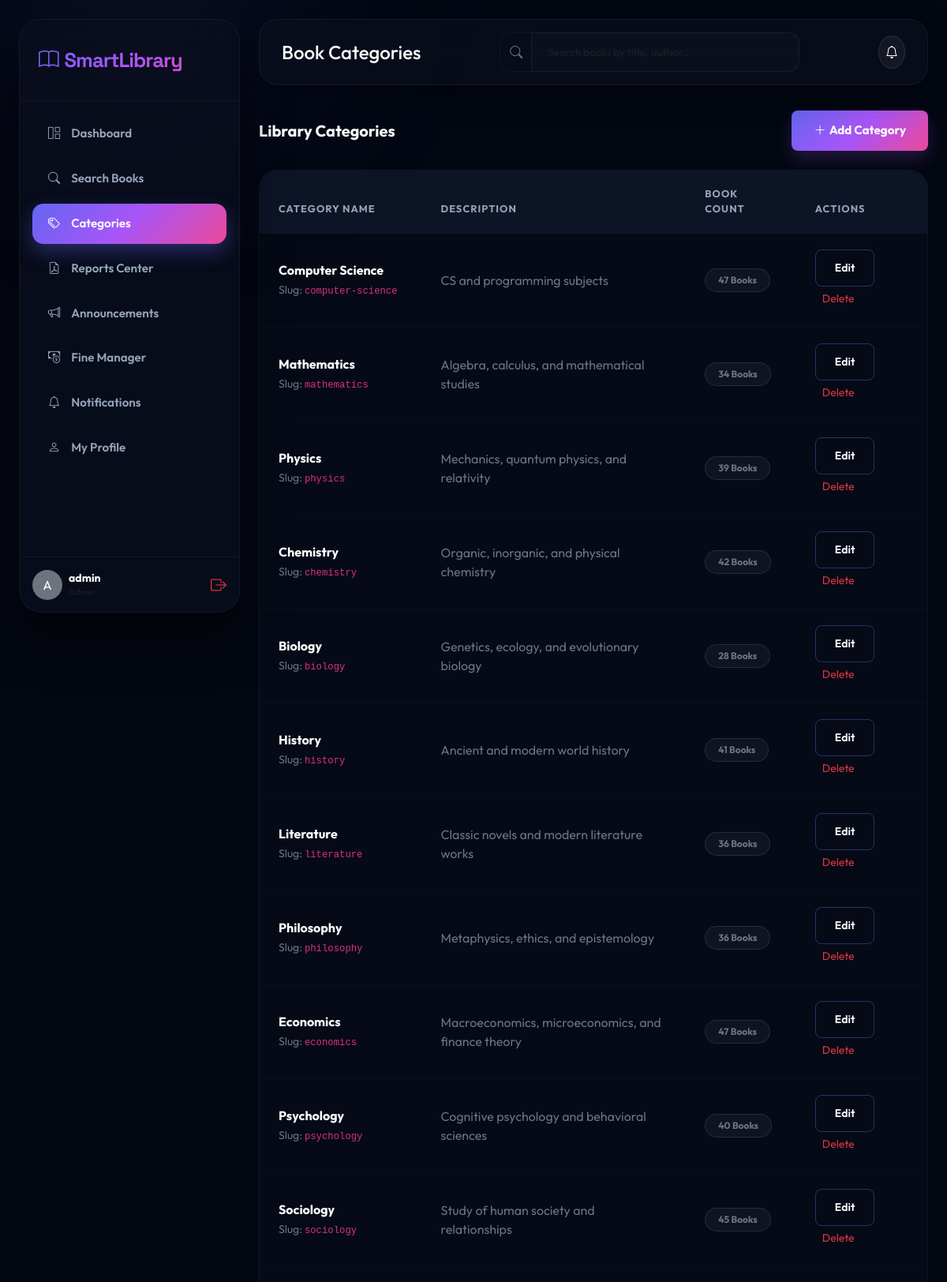
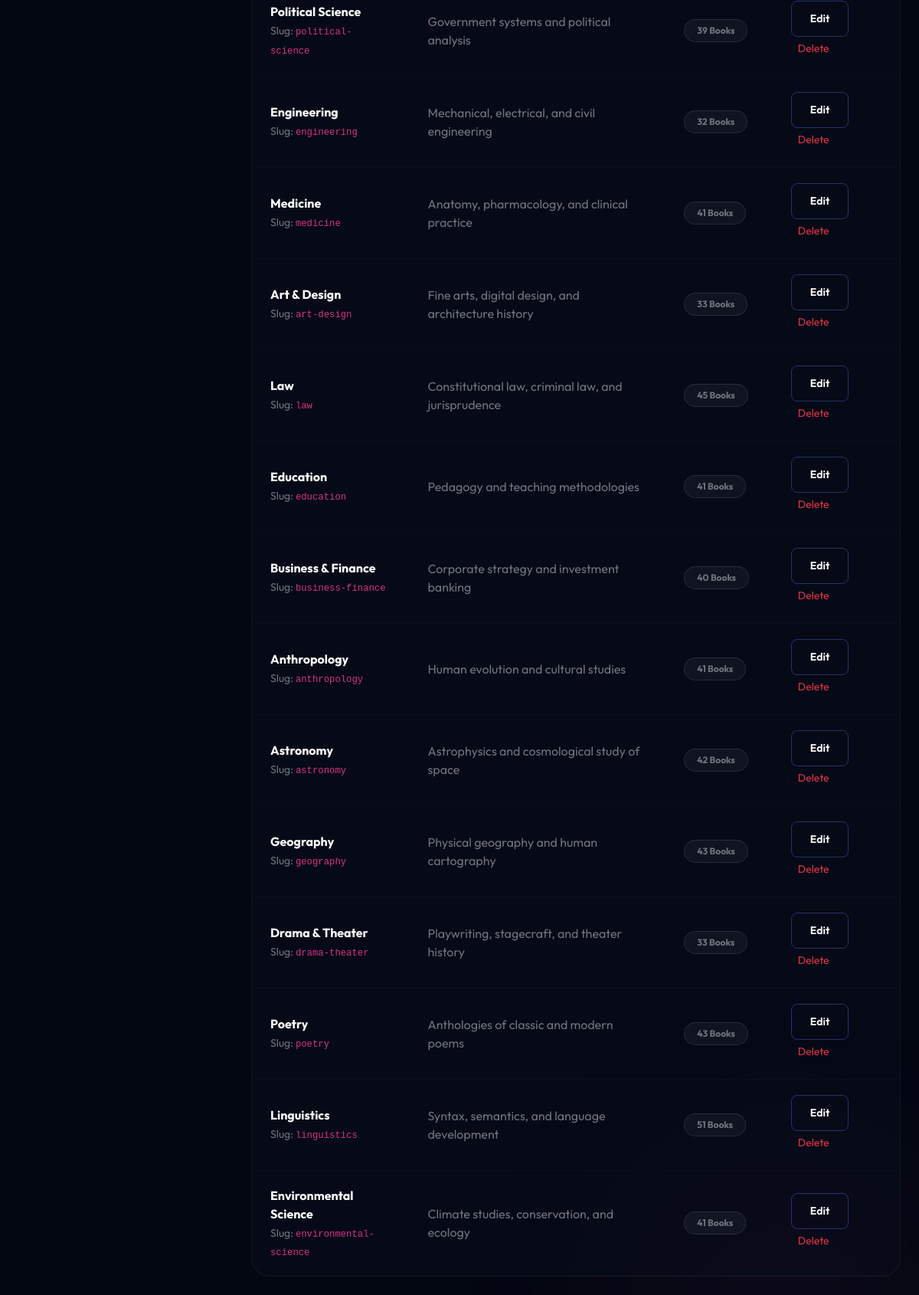
Page /categories/ (signed in) on the committed database (2 pictures, top to bottom).
### library/models.py (models this page shows, shortened)
class CustomUser(AbstractUser):
    ROLE_CHOICES = [
        ('admin', 'Admin/Librarian'),
        ('student', 'Student'),
        ('faculty', 'Faculty'),
    ]
    role = models.CharField(max_length=10, choices=ROLE_CHOICES, default='student')
    phone = models.CharField(max_length=15, blank=True, null=True)
    profile_picture = models.ImageField(upload_to='profiles/', blank=True, null=True)

class Category(models.Model):
    name = models.CharField(max_length=100, unique=True)
    slug = models.SlugField(max_length=120, unique=True)
    description = models.TextField(blank=True, null=True)
    class Meta:
        verbose_name_plural = "Categories"

### library/views.py (the view)
# urls.py: path('categories/', views.CategoryListView.as_view(), name='category_list'),
class CategoryListView(AdminRequiredMixin, ListView):
    model = Category
    template_name = 'library/category_list.html'
    context_object_name = 'categories'

### library/context_processors.py (called while the page is built)
def notifications(request):
    if request.user.is_authenticated:
        return {
            'unread_notifications_count': request.user.notifications.filter(is_read=False).count(),
            'latest_notifications': request.user.notifications.filter(is_read=False)[:5]
        }
    return {
        'unread_notifications_count': 0,
        'latest_notifications': []
    }

### library/views.py (called while the page is built)
def is_admin(user):
    return user.is_authenticated and user.role == 'admin'

    def test_func(self):
        return is_admin(self.request.user)

### library/templates/library/category_list.html (shortened to what this page needs)
{% extends 'base.html' %}
{% block page_title %}Book Categories{% endblock %}
{% block content %}
<div class="container-fluid p-0">
    <div class="d-flex justify-content-between align-items-center mb-4">
        <h5 class="fw-bold m-0 text-white">Library Categories</h5>
        {% if user.role == 'admin' %}
            <a href="{% url 'category_create' %}" class="btn btn-primary rounded-3"><i class="bi bi-plus-lg me-1"></i>Add Category</a>
        {% endif %}
    </div>
    {% if categories %}
        <div class="table-responsive table-custom-wrapper">
            <table class="table table-custom">
                <thead>
                    <tr>
                        <th>Category Name</th>
                        <th>Description</th>
                        <th>Book Count</th>
                        {% if user.role == 'admin' %}
                            <th>Actions</th>
                        {% endif %}
                    </tr>
                </thead>
                <tbody>
                    {% for cat in categories %}
                        <tr>
                            <td>
                                <div class="fw-bold text-white">{{ cat.name }}</div>
                                <small class="text-secondary">Slug: <code>{{ cat.slug }}</code></small>
                            </td>
                            <td class="text-secondary">{{ cat.description|default:"No description provided." }}</td>
                            <td>
                                <span class="badge bg-secondary bg-opacity-10 text-secondary border border-secondary border-opacity-25 rounded-pill px-3 py-2">{{ cat.books.count }} Books</span>
                            </td>
                            {% if user.role == 'admin' %}
                                <td>
                                    <a href="{% url 'category_edit' cat.slug %}" class="btn btn-outline-primary btn-sm rounded-3 me-1">Edit</a>
                                    <a href="{% url 'category_delete' cat.slug %}" class="btn btn-link text-danger btn-sm text-decoration-none">Delete</a>
                                </td>
                            {% endif %}
                        </tr>
                    {% endfor %}
                </tbody>
            </table>
        </div>
    {% else %}
        <div class="text-center py-5 glass-card rounded-4">
            <i class="bi bi-tags fs-1 text-secondary mb-3 d-block"></i>
            <h5 class="fw-bold text-white">No categories created yet</h5>
            <a href="{% url 'category_create' %}" class="btn btn-primary rounded-3 mt-2">Create First Category</a>
        </div>
    {% endif %}
</div>
{% endblock %}

### library/templates/base.html (shortened to what this page needs)
{% load static %}
<!DOCTYPE html>
<html lang="en">
<head>
    <link href="https://cdn.jsdelivr.net/npm/bootstrap@5.3.2/dist/css/bootstrap.min.css" rel="stylesheet">
    <link rel="stylesheet" href="https://cdn.jsdelivr.net/npm/bootstrap-icons@1.11.1/font/bootstrap-icons.css">
    <link rel="stylesheet" href="{% static 'css/custom.css' %}">
</head>
<body>
    <div class="app-wrapper">
        <aside class="sidebar" id="appSidebar">
            <div class="brand">
                <i class="bi bi-book me-2"></i>SmartLibrary
            </div>
            <nav class="nav-menu d-flex flex-column justify-content-between" style="height: calc(100% - 100px); padding: 10px 0;">
                <div>
                    {% if user.is_authenticated %}
                        <a href="{% url 'dashboard' %}" class="nav-link {% if 'dashboard' in request.path %}active{% endif %}">
                            <i class="bi bi-grid-1x2"></i>
                            <span>Dashboard</span>
                        </a>
                        <a href="{% url 'book_list' %}" class="nav-link {% if 'books' in request.path and 'category' not in request.path %}active{% endif %}">
                            <i class="bi bi-search"></i>
                            <span>Search Books</span>
                        </a>
                        {% if user.role == 'admin' %}
                            <a href="{% url 'category_list' %}" class="nav-link {% if 'categories' in request.path %}active{% endif %}">
                                <i class="bi bi-tags"></i>
                                <span>Categories</span>
                            </a>
                            <a href="{% url 'reports' %}" class="nav-link {% if 'reports' in request.path %}active{% endif %}">
                                <i class="bi bi-file-earmark-pdf"></i>
                                <span>Reports Center</span>
                            </a>
                        {% endif %}
                        <a href="{% url 'announcement_list' %}" class="nav-link {% if 'announcements' in request.path %}active{% endif %}">
                            <i class="bi bi-megaphone"></i>
                            <span>Announcements</span>
                        </a>
                        <a href="{% url 'fine_list' %}" class="nav-link {% if 'fines' in request.path %}active{% endif %}">
                            <i class="bi bi-cash-coin"></i>
                            <span>Fine Manager</span>
                        </a>
                        <a href="{% url 'notification_list' %}" class="nav-link {% if 'notifications' in request.path %}active{% endif %}">
                            <i class="bi bi-bell"></i>
                            <span>Notifications</span>
                        </a>
                        <a href="{% url 'profile' %}" class="nav-link {% if 'profile' in request.path %}active{% endif %}">
                            <i class="bi bi-person"></i>
                            <span>My Profile</span>
                        </a>
                    {% endif %}
                </div>
                {% if user.is_authenticated %}
                    <div class="mt-auto pt-3 border-top border-secondary border-opacity-10 px-3 pb-2">
                        <div class="d-flex align-items-center justify-content-between">
                            <div class="d-flex align-items-center gap-2">
                                <div class="bg-secondary rounded-circle d-flex align-items-center justify-content-center text-white font-weight-bold" style="width: 38px; height: 38px; background-size: cover; ">
                                    {% if not user.profile_picture %}
                                        {{ user.username|slice:":1"|upper }}
                                    {% endif %}
                                </div>
                                <div style="line-height: 1.1;">
                                    <div class="text-white fw-bold small" style="max-width: 120px; overflow: hidden; text-overflow: ellipsis; white-space: nowrap;">{{ user.username }}</div>
                                    <small class="text-muted text-capitalize" style="font-size: 0.72rem;">{{ user.role }}</small>
                                </div>
                            </div>
                            <a href="{% url 'logout' %}" class="text-danger fs-5 ms-2" title="Logout"><i class="bi bi-box-arrow-right"></i></a>
                        </div>
                    </div>
                {% endif %}
            </nav>
        </aside>
        <div class="main-content">
            <header class="navbar-custom d-flex align-items-center justify-content-between">
                <div class="d-flex align-items-center gap-3">
                    <h4 class="m-0 text-white">{% block page_title %}Overview{% endblock %}</h4>
                </div>
                <div class="position-relative d-none d-md-block" style="width: 380px;">
                    <div class="input-group">
                        <span class="input-group-text bg-transparent border-end-0 border-secondary border-opacity-10 text-secondary" style="border-radius: 14px 0 0 14px;"><i class="bi bi-search"></i></span>
                        <input type="text" id="navbarSearchInput" class="form-control border-start-0 border-secondary border-opacity-10 text-white bg-transparent" placeholder="Search books by title, author..." style="border-radius: 0 14px 14px 0; font-size: 0.85rem;" autocomplete="off">
                    </div>
                </div>
                <div class="d-flex align-items-center gap-4">
                    {% if user.is_authenticated %}
                        <div class="dropdown">
                            <button class="btn btn-light rounded-circle position-relative p-2" type="button" data-bs-toggle="dropdown" aria-expanded="false" style="background: rgba(255, 255, 255, 0.05); border: 1px solid rgba(255, 255, 255, 0.1); color: white;">
                                <i class="bi bi-bell"></i>
                            </button>
                        </div>
                    {% else %}
                        <a href="{% url 'login' %}" class="btn btn-outline-primary px-3 py-1.5 btn-sm rounded-3">Sign In</a>
                        <a href="{% url 'register' %}" class="btn btn-primary px-3 py-1.5 btn-sm rounded-3">Register</a>
                    {% endif %}
                </div>
            </header>
            <main class="main-body-container">
                {% block content %}{% endblock %}
            </main>
        </div>
    </div>
</body>
</html>

### library/static/css/custom.css (style rules this page uses)
:root { --font-sans: 'Outfit', sans-serif; --font-display: 'Space Grotesk', sans-serif; --bg-main: #030712; --bg-surface: rgba(15, 23, 42, 0.45); --bg-sidebar: rgba(10, 15, 30, 0.7); --border-color: rgba(255, 255, 255, 0.05); --border-glow: rgba(99, 102, 241, 0.25); --clr-primary: #6366f1; --clr-secondary: #a855f7; --clr-pink: #ec4899; --gradient-accent: linear-gradient(135deg, #6366f1 0%, #a855f7 50%, #ec4899 100%); --text-pure: #ffffff; --text-primary: #f1f5f9; --text-secondary: #94a3b8; --text-muted: #475569; }
body { font-family: var(--font-sans); background-color: var(--bg-main); color: var(--text-primary); overflow-x: hidden; min-height: 100vh; position: relative; }
body::before { content: ''; position: fixed; top: -10%; left: -10%; width: 600px; height: 600px; background: radial-gradient(circle, rgba(99, 102, 241, 0.12) 0%, transparent 70%); z-index: -2; filter: blur(120px); pointer-events: none; }
body::after { content: ''; position: fixed; bottom: -10%; right: -10%; width: 600px; height: 600px; background: radial-gradient(circle, rgba(236, 72, 153, 0.08) 0%, transparent 70%); z-index: -2; filter: blur(120px); pointer-events: none; }
.app-wrapper { display: flex; min-height: 100vh; padding: 24px; gap: 24px; }
.sidebar { width: 280px; background: var(--bg-sidebar); backdrop-filter: blur(24px); -webkit-backdrop-filter: blur(24px); border: 1px solid var(--border-color); border-radius: 28px; height: calc(100vh - 48px); position: fixed; top: 24px; left: 24px; z-index: 1000; transition: all 0.4s cubic-bezier(0.16, 1, 0.3, 1); box-shadow: 0 30px 60px rgba(0, 0, 0, 0.6); }
.sidebar .brand { padding: 32px 24px; font-family: var(--font-display); font-size: 1.6rem; font-weight: 700; letter-spacing: -0.04em; background: var(--gradient-accent); -webkit-background-clip: text; -webkit-text-fill-color: transparent; border-bottom: 1px solid rgba(255, 255, 255, 0.03); }
.sidebar .nav-link { color: var(--text-secondary); padding: 14px 20px; font-weight: 600; font-size: 0.95rem; display: flex; align-items: center; gap: 14px; border-radius: 14px; margin: 6px 16px; transition: all 0.3s cubic-bezier(0.16, 1, 0.3, 1); }
.sidebar .nav-link.active { color: var(--text-pure); background: var(--gradient-accent); box-shadow: 0 10px 25px rgba(99, 102, 241, 0.35); }
.main-content { flex: 1; margin-left: 304px; min-height: calc(100vh - 48px); transition: all 0.4s cubic-bezier(0.16, 1, 0.3, 1); }
.navbar-custom { position: relative !important; z-index: 1050 !important; background: rgba(13, 19, 33, 0.5); backdrop-filter: blur(24px); -webkit-backdrop-filter: blur(24px); border-radius: 24px; border: 1px solid var(--border-color); margin-bottom: 32px; padding: 16px 28px; box-shadow: 0 10px 40px rgba(0, 0, 0, 0.3); }
.form-control, .form-select { background-color: rgba(255, 255, 255, 0.02) !important; border: 1px solid rgba(255, 255, 255, 0.08) !important; color: var(--text-pure) !important; border-radius: 14px; padding: 14px 20px; font-size: 0.95rem; transition: all 0.3s cubic-bezier(0.16, 1, 0.3, 1); }
.table-custom-wrapper { background: rgba(10, 15, 30, 0.4); border: 1px solid var(--border-color); border-radius: 24px; overflow: hidden; }
.table-custom { margin: 0; }
.table-custom th { background: rgba(15, 23, 42, 0.85) !important; color: var(--text-secondary); font-weight: 700; font-size: 0.8rem; letter-spacing: 0.08em; text-transform: uppercase; padding: 20px 24px; border-bottom: 1px solid var(--border-color); }
.table-custom td { padding: 20px 24px; vertical-align: middle; border-bottom: 1px solid rgba(255, 255, 255, 0.02); background: transparent !important; }
.btn-primary { background: var(--gradient-accent); border: none; padding: 14px 28px; border-radius: 14px; font-weight: 700; font-size: 0.95rem; color: var(--text-pure); box-shadow: 0 10px 20px rgba(168, 85, 247, 0.2); transition: all 0.3s cubic-bezier(0.16, 1, 0.3, 1); }
.btn-outline-primary { border: 1px solid rgba(99, 102, 241, 0.4); color: var(--text-pure); background: transparent; padding: 12px 24px; border-radius: 14px; font-weight: 600; transition: all 0.3s ease; }

### rows in the picture
CustomUser: username "A", username "admin"
Category: name "Computer Science", slug "computer-science", description "CS and programming subjects", books.count "47"
Category: name "Mathematics", slug "mathematics", description "Algebra, calculus, and mathematical studies", books.count "34"
Category: name "Physics", slug "physics", description "Mechanics, quantum physics, and relativity", books.count "39"
Category: name "Chemistry", slug "chemistry", description "Organic, inorganic, and physical chemistry", books.count "42"
Category: name "Biology", slug "biology", description "Genetics, ecology, and evolutionary biology", books.count "28"
Category: name "History", slug "history", description "Ancient and modern world history", books.count "41"
Category: name "Literature", slug "literature", description "Classic novels and modern literature works", books.count "36"
Category: name "Philosophy", slug "philosophy", description "Metaphysics, ethics, and epistemology", books.count "36"
Category: name "Economics", slug "economics", description "Macroeconomics, microeconomics, and finance theory", books.count "47"
Category: name "Psychology", slug "psychology", description "Cognitive psychology and behavioral sciences", books.count "40"
Category: name "Sociology", slug "sociology", description "Study of human society and relationships", books.count "45"
Category: name "Political Science", slug "political-science", description "Government systems and political analysis", books.count "39"
Category: name "Engineering", slug "engineering", description "Mechanical, electrical, and civil engineering", books.count "32"
Category: name "Medicine", slug "medicine", description "Anatomy, pharmacology, and clinical practice", books.count "41"
Category: name "Art & Design", slug "art-design", description "Fine arts, digital design, and architecture history", books.count "33"
Category: name "Law", slug "law", description "Constitutional law, criminal law, and jurisprudence", books.count "45"
Category: name "Education", slug "education", description "Pedagogy and teaching methodologies", books.count "41"
Category: name "Business & Finance", slug "business-finance", description "Corporate strategy and investment banking", books.count "40"
Category: name "Anthropology", slug "anthropology", description "Human evolution and cultural studies", books.count "41"
Category: name "Astronomy", slug "astronomy", description "Astrophysics and cosmological study of space", books.count "42"
Category: name "Geography", slug "geography", description "Physical geography and human cartography", books.count "43"
Category: name "Drama & Theater", slug "drama-theater", description "Playwriting, stagecraft, and theater history", books.count "33"
Category: name "Poetry", slug "poetry", description "Anthologies of classic and modern poems", books.count "43"
Category: name "Linguistics", slug "linguistics", description "Syntax, semantics, and language development", books.count "51"
Category: name "Environmental Science", slug "environmental-science", description "Climate studies, conservation, and ecology", books.count "41"
